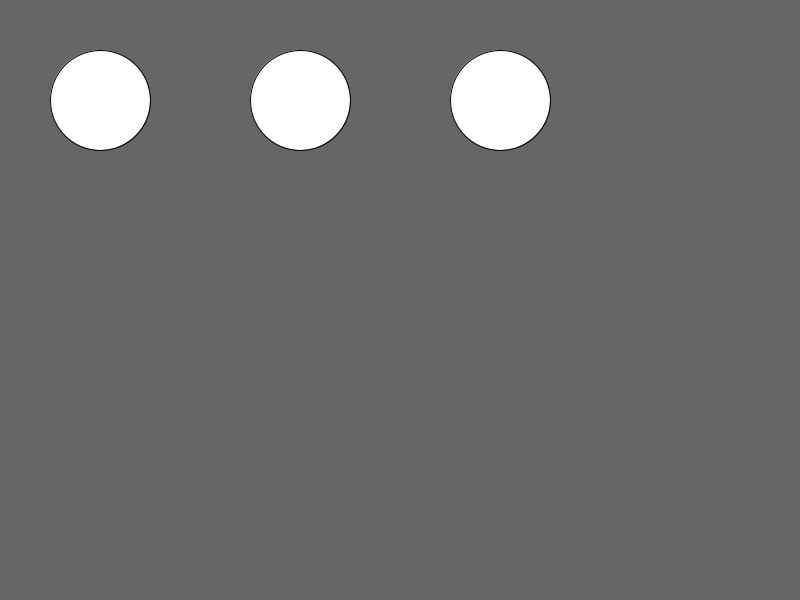
Frame 1 (no input)
Frame 60 (the mouse pressed at the canvas centre just before this capture): identical to frame 1, image omitted
Frame 120 (the mouse held since frame 60 and released just before this capture): identical to frame 1, image omitted

The Processing sketch that drew this single still picture (run headless with seeded random() and noise(); from frame 60 on, the mouse is pressed at the canvas centre):

// Processing sketch: c05_mouse4
// ── c05_mouse4.pde
 
void setup() {
  size(800, 600);
  background(102);
  stroke(0);
  ellipse(100, 100, 100, 100);
  ellipse(300, 100, 100, 100);  
  ellipse(500, 100, 100, 100);
}

void draw() {
  if (keyPressed) {
    background(102);
    fill(255);
    stroke(0);
    ellipse(100, 100, 100, 100);
    ellipse(300, 100, 100, 100);  
    ellipse(500, 100, 100, 100);
  }
}


void mouseClicked() {
    fill(#FF0000);
    ellipse(100, 100, 100, 100);
}
void mouseReleased() {
    fill(#00FF00);
    ellipse(300, 100, 100, 100);
}
void mousePressed(){
    fill(#0000FF);
    ellipse(500, 100, 100, 100);
}
